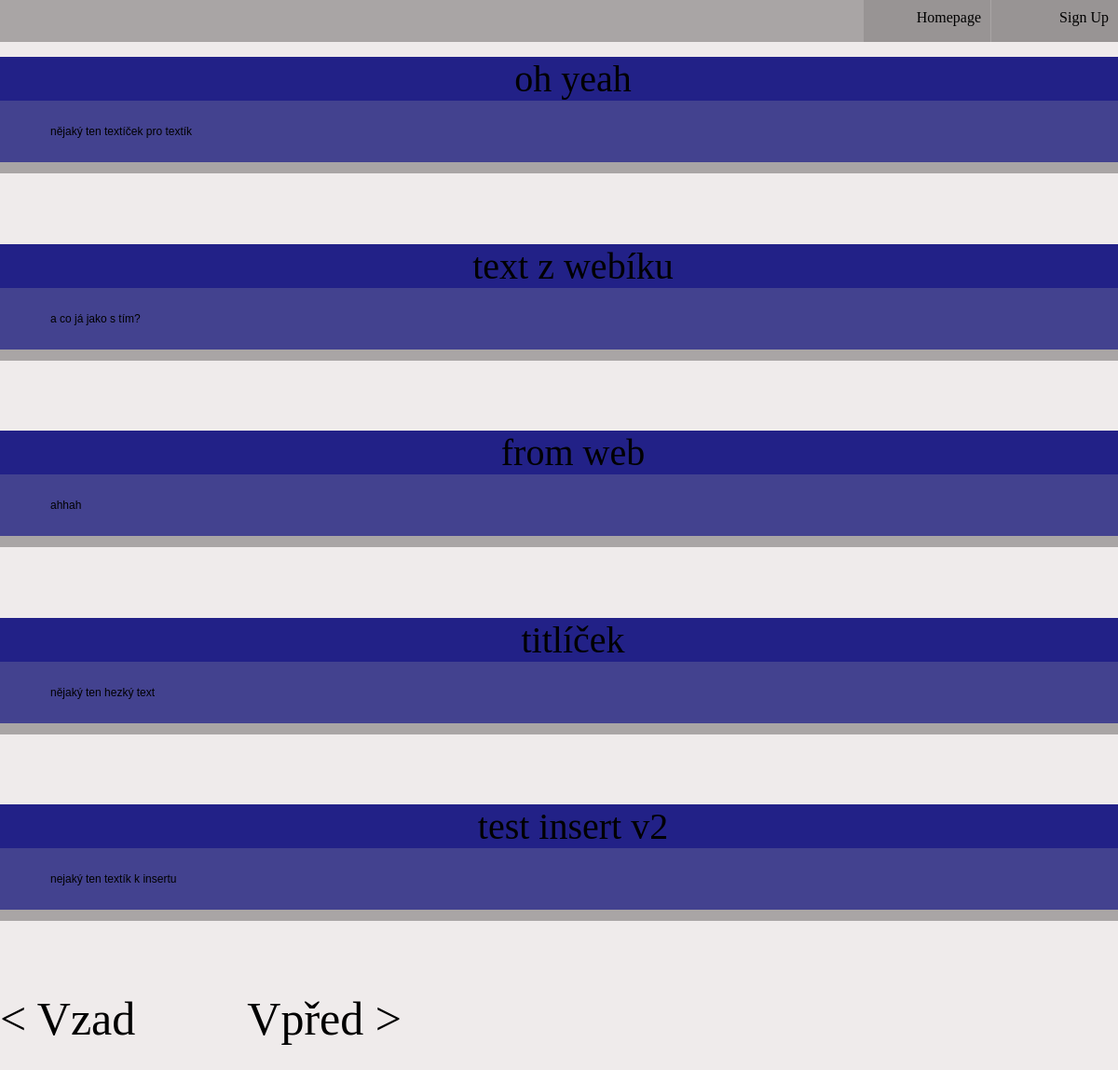
Before: /HomePage/pagination/2 with the older database file.
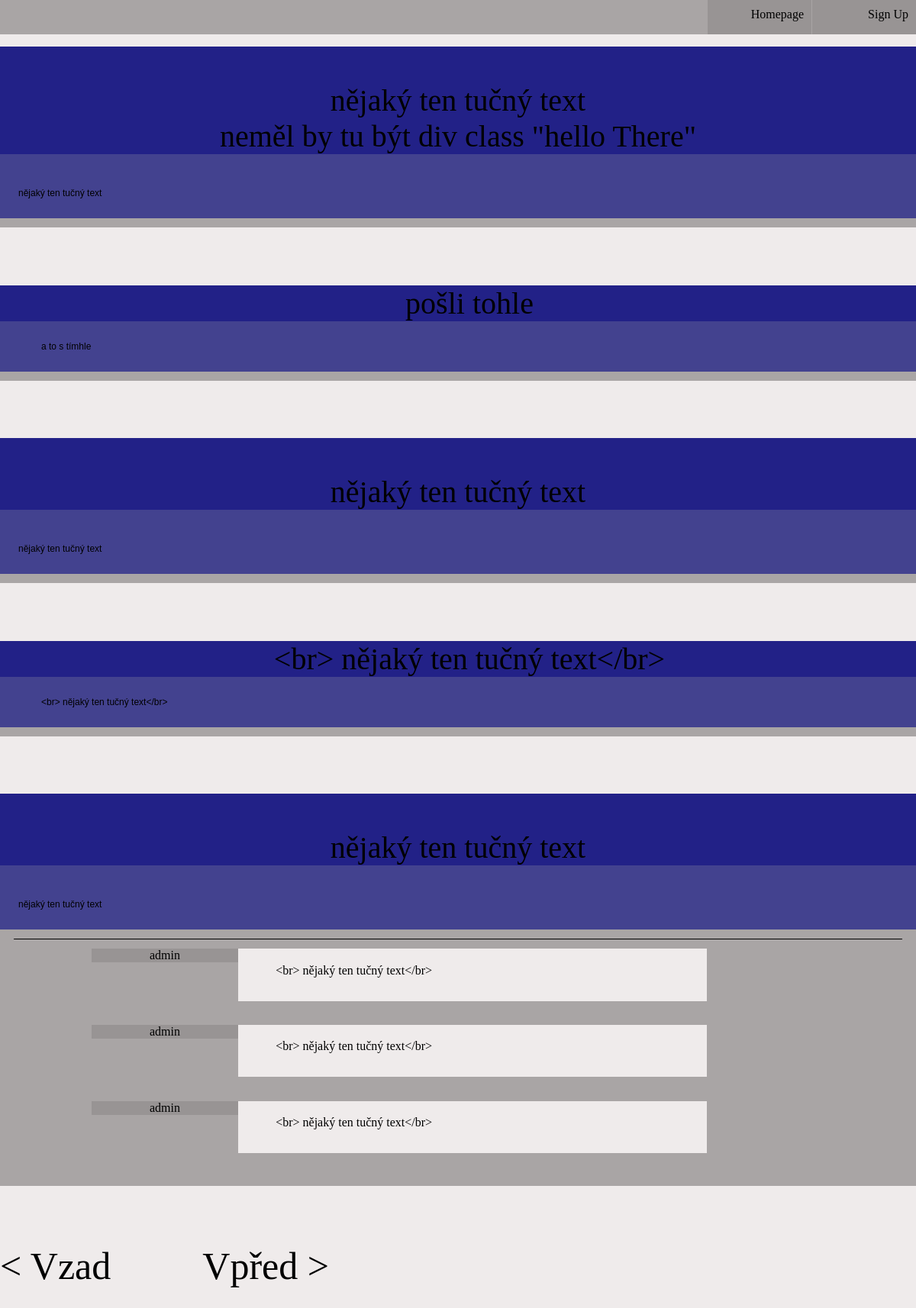
After: the same page with the newer database file.
### tables this page shows
CREATE TABLE IF NOT EXISTS `article` (
  `Id` int(11) NOT NULL AUTO_INCREMENT,
  `Title` text NOT NULL,
  `Text` text NOT NULL,
  `Id_user` int(11) NOT NULL,
  `Timestamp` timestamp NOT NULL DEFAULT CURRENT_TIMESTAMP,
  PRIMARY KEY (`Id`)
);

CREATE TABLE IF NOT EXISTS `comments` (
  `Id` int(11) NOT NULL AUTO_INCREMENT,
  `Text` text NOT NULL,
  `Timestamp` timestamp NOT NULL DEFAULT CURRENT_TIMESTAMP,
  `Id_user` int(11) NOT NULL,
  `Id_article` int(11) NOT NULL,
  PRIMARY KEY (`Id`),
  KEY `Id_article` (`Id_article`)
);

CREATE TABLE IF NOT EXISTS `users` (
  `Id` int(11) NOT NULL AUTO_INCREMENT,
  `Name` varchar(35) NOT NULL,
  `Surname` varchar(35) NOT NULL,
  `Email` varchar(255) NOT NULL,
  `User_name` varchar(32) NOT NULL,
  `Password` text NOT NULL,
  `Rights` int(11) NOT NULL DEFAULT '3',
  PRIMARY KEY (`Id`)
);

### Data/Articles.php (called while the page is built, shortened)
<?php
require_once("Article.php");
require_once("Services/CheckText.php");
class Articles implements Data
{
    private $pdoConnector;
    public function __construct($pdoConnector)
    {
        $this->pdoConnector = $pdoConnector;
    }
    public function loadArticles($page = 0, $numOnPage = 5)
    {
        $offset = (int)$page * $numOnPage;
        $sql = 'select * from article order by timestamp DESC limit ' . $numOnPage . ' offset ' . $offset . ' ';
        $articles = array();
        $pdo = $this->pdoConnector->getPdo();
        $sth = $pdo->prepare($sql);
        $sth->execute();
        $data = $sth->fetchAll();
        foreach ($data as $item) {
            $idUser = $item[3];
            $user = new User($this->pdoConnector);
            $user->loadUserName($idUser);
            $article = new Article($this->pdoConnector, $item[0], CheckText::allowTags($item[1]), CheckText::allowTags($item[2]), $item[3], $item[4]);
            $article->loadComments();
            $article->setAuthorName($user->getUserName());
            $articles[] = $article;
        }
        return $articles;
    }
}

### Data/Article.php (called while the page is built, shortened)
<?php
require_once "Comment.php";
require_once "User.php";
class Article
{
    private $id;
    private $title;
    private $text;
    private $comments = array();
    private $pdoConnector;
    public function __construct($pdoConnector, $id, $title, $text, $idUser, $timeStamp)
    {
        $this->pdoConnector = $pdoConnector;
        $this->id = $id;
        $this->title = $title;
        $this->text = $text;
    }
    public function loadComments()
    {
        $sql = "select * from comments where id_article = :articleId";
        $pdo = $this->pdoConnector->getPdo();
        $sth = $pdo->prepare($sql);
        $sth->execute(array(':articleId' => $this->id)) or die("Not able to load comments");
        $data = $sth->fetchAll();
        foreach ($data as $comment) {
            $idUser = $comment[3];
            $user = new User($this->pdoConnector);
            $user->loadUserName($idUser);
            $loadedComment = new Comment($this->pdoConnector, $comment[0], $comment[1], $comment[2], $comment[3], $comment[4]);
            $loadedComment->setAuthorName($user->getUserName());
            $this->comments[] = $loadedComment;
        }
    }
    public function getComments()
    {
        return $this->comments;
    }
    public function getTitle()
    {
        return $this->title;
    }
    public function getText()
    {
        return $this->text;
    }
}

### Data/User.php (called while the page is built, shortened)
<?php
class User implements Data
{
    private $pdoConnector;
    public function __construct($pdoConnector)
    {
        $this->pdoConnector = $pdoConnector;
    }
    public function loadUserName($id)
    {
        $pdo = $this->pdoConnector->getPdo();
        $sql = "select name, surname, email, user_name, password, rights from users where id = :idUser";
        $sth = $pdo->prepare($sql);
    }
}

### Data/Comment.php (called while the page is built, shortened)
<?php
class Comment implements Data
{
    private $text;
    private $timestamp;
    private $authorName;
    public function __construct($pdoConnector, $id, $text, $timestamp, $id_user, $id_article)
    {
        $this->text = $text;
        $this->timestamp = $timestamp;
    }
    public function getText()
    {
        return $this->text;
    }
    public function getTimestamp()
    {
        return $this->timestamp;
    }
    public function getAuthorName()
    {
        return $this->authorName;
    }
    public function setAuthorName($authorName)
    {
        $this->authorName = $authorName;
    }
}

### Services/CheckText.php (the view, shortened to what this page needs)
<?php
class CheckText
{
    static public function allowTags($text)
    {
        $text = strip_tags($text, '<br><strong><a><p><pre><code>');
        return $text;
    }
}

### index.php (shortened to what this page needs)
<?php
if (isset($_SERVER)) {
    $path = "";
    $self = $_SERVER['REQUEST_URI'];
    $self = rtrim($self, "/");
    $self = explode("/", $self);
    if ($path === "") {
        if (!isset($self[1])) {
            $path = "HomePage";
        } else {
            $path = '' . $self[1] . '';
            $path = explode(".php", $path)[0];
        }
    }
    $path = ucfirst($path);
    $controllerFile = __DIR__ . "/Controller/" . $path . ".php";
    if (file_exists($controllerFile)) {
        $method = "";
        if (count($self) > 2) {
            $method = "$self[2]";
        }
        $args = array();
        if (count($self) > 2) {
            for ($i = 3; $i < count($self); $i++) {
                $args[] .= $self[$i];
            }
        }
        $pdoConnector = new PDOConnector();
        $controller = new $controllerClass($pdoConnector);
        if (!empty($method)) {
            call_user_func_array(array($controller, $method), $args);
        }
        $view = new $viewClass();
        $controller->draw($view);
    } else {
        print_r("Controller file $controllerFile does not exist");
    }
}

### Controller/HomePage.php (shortened to what this page needs)
<?php
class HomePage implements Controller
{
    private $pdoConnector;
    private $data = array();
    private $numOnPage = 5;
    private $maxPages = 0;
    private $currentPage = 0;
    public function __construct($pdoConnector)
    {
        $this->pdoConnector = $pdoConnector;
    }
    public function requireData()
    {
        $articles = new Articles($this->pdoConnector);
        $articles->maxPages($this->numOnPage);
        $this->maxPages = $articles->getMaxPages()[0];
    }
    public function pagination($page, $numOnPage = "")
    {
        $this->currentPage = $page;
        if ($numOnPage === "") {
            $numOnPage = $this->numOnPage;
        } else {
            $this->numOnPage = $numOnPage;
        }
        $articles = new Articles($this->pdoConnector);
        $articles->maxPages($numOnPage);
        $this->maxPages = (int)$articles->getMaxPages();
        if ($page <= $this->maxPages) {
            $this->data = $articles->loadArticles($page, $numOnPage);
        } else {
            $this->data = $articles->loadArticles($this->maxPages, $numOnPage);
        }
    }
    public function draw(View $view)
    {
        $view->setMaxPage($this->maxPages);
        if ($this->currentPage + 1 <= $this->maxPages) {
            $view->setNextPage($this->currentPage + 1);
        } else {
            $view->setNextPage(null);
        }
        if ($this->currentPage - 1 >= 0) {
            $view->setPreviousPage($this->currentPage - 1);
        } else {
            $view->setPreviousPage(null);
        }
        echo $view->requireTemplate($this->data);
    }
}

### View/HomePage.php (shortened to what this page needs)
<?php
require_once "SharedBlocks/Navigation.php";
class HomePage implements View
{
    private $nextPage = 0;
    private $previousPage = 0;
    public function requireTemplate(Array $data)
    {
        $css = "<link rel='stylesheet' href='/CSS/GlobalStyles.css' type='text/css'>
                <link rel='stylesheet' href='/CSS/Navigation.css' type='text/css'>
                <link rel='stylesheet' href='/CSS/HomePage.css' type='text/css'>";
       $js = "<script src='/JS/homePage.js'></script>";
        $head = "<!DOCTYPE html>
                    <html lang=\"en\">
                        <head><meta charset=\"UTF-8\">
                            <title>Forum</title>$css </head>";
        $logoutBtn = "";
        $form = "";
        $nav = new Navigation();
        $nav = $nav->returnTemplate();
        $articles = "<div class='articles'>";
        for ($i = 0; $i < count($data); $i++) {
            $articles .= "<div class = 'article'>";
            $articles .= "<div class = 'background'>";
            $articles .= "<div class='title'>" . $data[$i]->getTitle() . "</div>";
            $articles .= "<div class='text'>" . $data[$i]->getText() . "</div>";
            $articles .= "</div>";
            $commentsCount = count($data[$i]->getComments());
            if ($commentsCount > 0) {
                $articles .= '<div class="line"></div>';
                $commentBlock = "<div class='comments'>";
                for ($l = 0; $l < $commentsCount; $l++) {
                    $comment = $data[$i]->getComments()[$l];
                    $commentBlock .= "<div class='comment'>";
                    $commentBlock .= "<div class='commentUser' title='" . $comment->getTimeStamp() . "'>" . $comment->getAuthorName();
                    $commentBlock .= "</div>";
                    $commentBlock .= "<div class='commentText'>" . $comment->getText() . "</div>";
                    $commentBlock .= "</div>";
                }
                $commentBlock .= "</div>";
                $articles .= $commentBlock;
            }
            $articles .= "</div>";
        }
        $articles .= "</div>";
        $body = "<body>$nav $logoutBtn $form $articles</body>";
        $footer = "<footer>";
        if ($this->previousPage !== null) {
            $footer .= "<div class='paganationBack'><a href='/HomePage/pagination/" . $this->previousPage . "'> < Vzad </a></div>";
        }
        if ($this->nextPage !== null) {
            $footer .= "<div class='paganationFront'><a href='/HomePage/pagination/" . $this->nextPage . "'> Vpřed > </a></div>";
        }
        $footer .= "</footer>";
        $template = $head . $body . $footer . $js . "</html>";
        return $template;
    }
    public function setNextPage($nextPage)
    {
        $this->nextPage = $nextPage;
    }
    public function setPreviousPage($previousPage)
    {
        $this->previousPage = $previousPage;
    }
}

### SharedBlocks/Navigation.php
<?php
class Navigation
{
    public function returnTemplate()
    {
        $nav = "<div class='navigation'>
                    <nav>
                        <ul>
                            <li><a href='/HomePage'>Homepage</a></li>";
        if (isset($_SESSION["userId"])) {
            if ($_SESSION["Rights"] == 0) {
                $nav .= "<li><a href='/AdministrationPage'>Administrace</a></li>";
            }
            $nav .= "<li><a href='/SignPage/logout'>Logout</a></li>";
        } else {
            $nav .= "<li><a href='/SignPage'>Sign Up</a></li>";
        }
        $nav .= "</ul></nav></div>";
        return $nav;
    }
}
?>

### CSS/GlobalStyles.css (style rules this page uses)
body { border-collapse: separate; background-color: rgb(239, 235, 235); max-width: 1200px; margin: 0 auto; }
li { list-style-type: none; }

### CSS/Navigation.css (style rules this page uses)
nav li { display: inline-block; width: 10%; background-color: #989494; padding: 10px; height: 25px; margin: 0 0 0 1px; }
nav li a { text-decoration: none; width: 100%; height: 100%; display: inline-block; }
nav { text-align: right; background-color: #a9a5a5; }
nav ul { margin-top: 0; }

### CSS/HomePage.css (style rules this page uses)
a { text-decoration: none; color: black; }
.articles { margin: 0 auto; }
.article { margin-bottom: 2cm; text-align: center; text-indent: 30px; background-color: #a9a5a5; padding-bottom: 1%; }
.article .title { font-family: "Times New Roman", Times, serif; font-size: 40px; background-color: rgba(0, 0, 128, 0.8); }
.line { height: 1px; width: 97%; background-color: black; margin: 1% auto; }
.article .text { text-align: justify; font-family: Verdana, sans-serif; font-size: 12px; font-style: normal; font-weight: normal; / / text-transform: normal; letter-spacing: normal; line-height: 1.5em; background-color: rgba(0, 0, 128, 0.6); padding: 2%; }
.comments { width: 80%; margin-left: 10%; }
.comment { margin-bottom: 1%; clear: both; min-height: 90px; }
.background { width: 100%; height: auto; }
.commentText { background-color: rgb(239, 235, 235); width: 60%; margin-left: 20%; padding: 2%; min-height: 30px; text-align: justify; }
.commentUser { float: left; background-color: #989494; width: 20%; min-width: 120px; text-indent: 0px; }
footer { font-size: 50px }
footer div { float: left; margin-right: 10%; margin-bottom: 50px; }

Changed rows visible on the page:
removed article: Title "oh yeah nějaký ten textíček pro textík"
removed article: Title "text z webíku a co já jako s tím?"
removed article: Title "from web ahhah"
removed article: Title "titlíček nějaký ten hezký text"
removed article: Title "test insert v2 nejaký ten textík k insertu"
added article: Title "nějaký ten tučný text neměl by tu být div class \"hello There\" nějaký ten tučný text"
added article: Title "pošli tohle a to s tímhle"
added article: Title "nějaký ten tučný text nějaký ten tučný text"
added article: Title "<br> nějaký ten tučný text</br> <br> nějaký ten tučný text</br>"
added article: Title "nějaký ten tučný text nějaký ten tučný text"
added comments: Id_user.User_name "admin", Text "<br> nějaký ten tučný text</br>"
added comments: Id_user.User_name "admin", Text "<br> nějaký ten tučný text</br>"
added comments: Id_user.User_name "admin", Text "<br> nějaký ten tučný text</br>"
